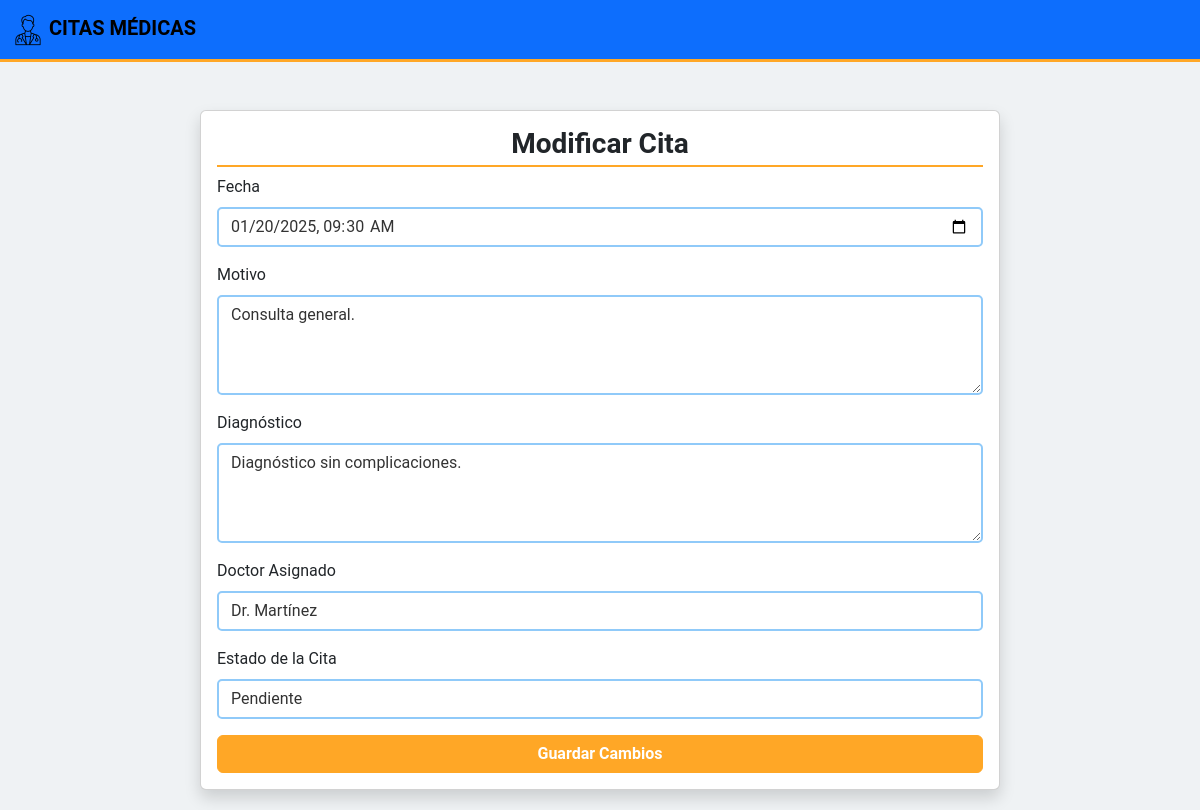
Screenshot of /modificar_cita.php?id=1 with the database file from the repository.
### tables this page shows
CREATE TABLE IF NOT EXISTS `medical_appointments` (
  `appointment_id` int NOT NULL AUTO_INCREMENT,
  `appointment_date` datetime NOT NULL,
  `appointment_reason` varchar(255) NOT NULL,
  `appointment_diagnostic` text,
  `doctor_assigned` varchar(100),
  `estado_cita` varchar(50),
  `patient_id` int,
  PRIMARY KEY (`appointment_id`),
  KEY `FK_patient` (`patient_id`)
);

### modificar_cita.php (the view, shortened to what this page needs)
<?php
$conexion = obtenerConexion();
$appointment_id = $_GET['id'];
$stmt = $conexion->prepare("SELECT appointment_date, appointment_reason, appointment_diagnostic, doctor_assigned, estado_cita, patient_id FROM medical_appointments WHERE appointment_id = ?");
$stmt->bind_param("i", $appointment_id);
$stmt->execute();
$result = $stmt->get_result();
$cita = $result->fetch_assoc();
?>
<!DOCTYPE html>
<html lang="es">
<head>
    <link href="https://cdn.jsdelivr.net/npm/bootstrap@5.3.2/dist/css/bootstrap.min.css" rel="stylesheet">
    <link rel="stylesheet" href="css/estilo.css">
</head>
<body style="background-color: rgb(239, 242, 244);">
    <nav class="navbar navbar-expand-md bg-primary navbar-dark">
        <div class="container-fluid">
            <a class="navbar-brand" href="index.php">
                <img src="favicon.png" alt="Logo Médico" style="width: 32px; height: 32px;"> Citas Médicas
            </a>
        </div>
    </nav>
    <div class="main-content mt-5">
        <div class="card shadow mx-auto" style="max-width: 800px;">
            <div class="card-body">
                <h3 class="card-title text-center">Modificar Cita</h3>
                <form action="modificar_cita.php?id=<?= $appointment_id ?>" method="POST">
                    <div class="mb-3">
                        <label for="fecha" class="form-label">Fecha</label>
                        <input type="datetime-local" id="fecha" name="fecha" class="form-control" value="<?= htmlspecialchars($cita['appointment_date']) ?>" required>
                    </div>
                    <div class="mb-3">
                        <label for="motivo" class="form-label">Motivo</label>
                        <textarea id="motivo" name="motivo" class="form-control" required><?= htmlspecialchars($cita['appointment_reason']) ?></textarea>
                    </div>
                    <div class="mb-3">
                        <label for="diagnostico" class="form-label">Diagnóstico</label>
                        <textarea id="diagnostico" name="diagnostico" class="form-control"><?= htmlspecialchars($cita['appointment_diagnostic']) ?></textarea>
                    </div>
                    <div class="mb-3">
                        <label for="doctor" class="form-label">Doctor Asignado</label>
                        <input type="text" id="doctor" name="doctor" class="form-control" value="<?= htmlspecialchars($cita['doctor_assigned']) ?>">
                    </div>
                    <div class="mb-3">
                        <label for="estado" class="form-label">Estado de la Cita</label>
                        <select id="estado" name="estado" class="form-control" required>
                            <option value="Pendiente" <?= $cita['estado_cita'] == 'Pendiente' ? 'selected' : '' ?>>Pendiente</option>
                        </select>
                    </div>
                    <button type="submit" class="btn btn-primary w-100">Guardar Cambios</button>
                </form>
            </div>
        </div>
    </div>
</body>
</html>

### css/estilo.css (style rules this page uses)
body { font-family: 'Roboto', sans-serif; background-color: #007cf8; color: #333; margin: 0; padding: 0; }
.navbar { background-color: #154f9b; border-bottom: 3px solid #ffa726; }
.navbar .navbar-brand { color: #000000; font-weight: bold; text-transform: uppercase; }
.btn-primary { background-color: #ffa726; border-color: #ffa726; color: #ffffff; font-weight: bold; }
.form-control { margin-bottom: 15px; border-radius: 5px; border: 2px solid #90caf9; background-color: #ffffff; color: #333; }
textarea.form-control { height: 100px; }
h3 { color: #1a73e8; font-weight: bold; margin-bottom: 20px; border-bottom: 2px solid #ffa726; padding-bottom: 5px; }
.main-content { flex: 1; padding-bottom: 20px; }

### rows the page displays
medical_appointments: fecha "01/20/2025 09:30", motivo "Consulta general.", diagnostico "Diagnóstico sin complicaciones.", doctor "Dr. Martínez"
